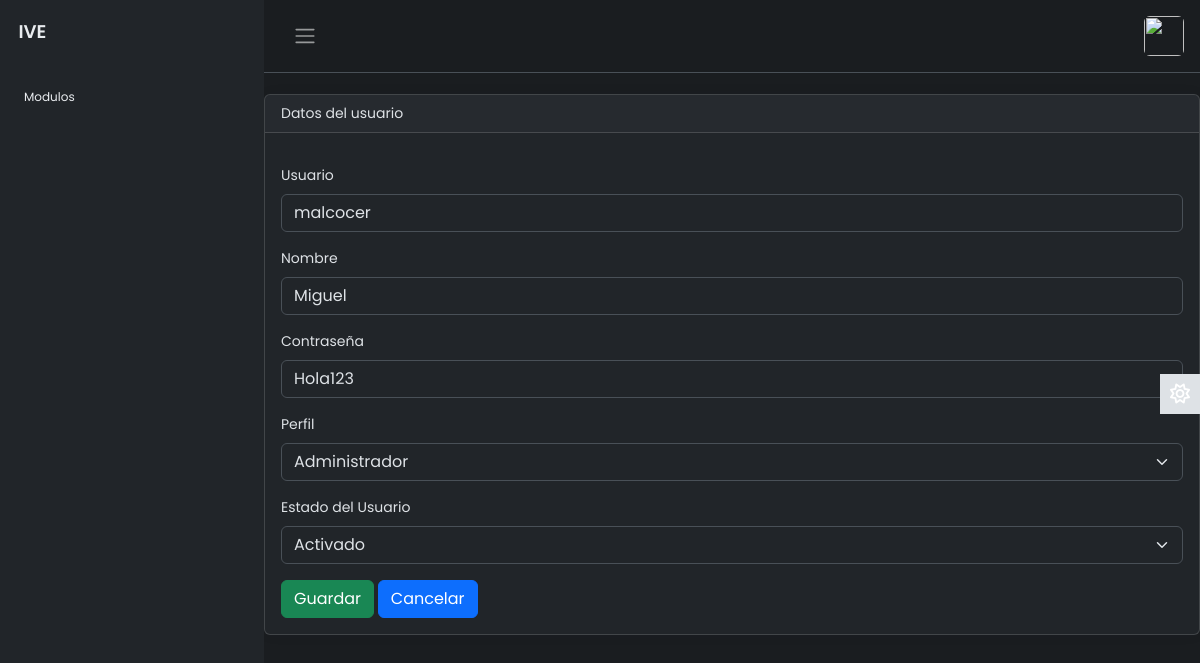
/modulos/usuarios/EditarUsuario.php?txtID=27 (signed in), run on an earlier commit of the app's database.
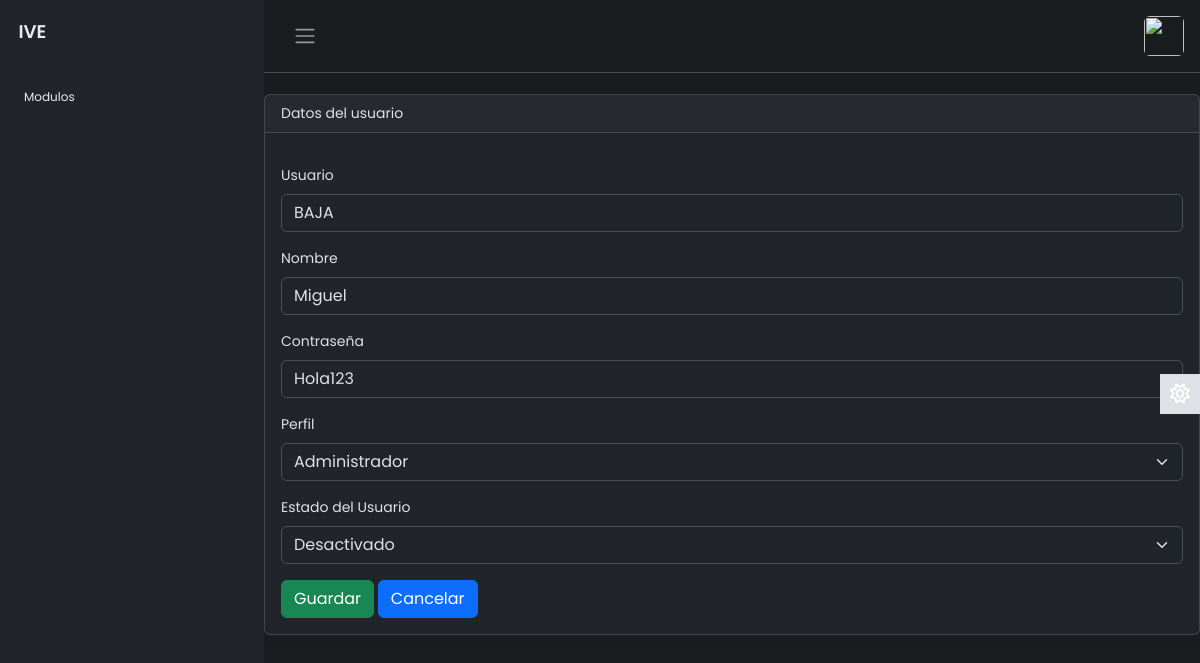
And on a later commit of the database.
### tables this page shows
CREATE TABLE `usuarios` (
  `idusuario` int(11) NOT NULL,
  `usuario` varchar(30) NOT NULL,
  `password` varchar(30) NOT NULL,
  `nombre` varchar(100) NOT NULL,
  `lactivo` int(11) NOT NULL,
  `idPerfil` int(11) DEFAULT NULL
);

### modulos/usuarios/EditarUsuario.php (the view, shortened to what this page needs)
<?php
require("../../config/dbcontext.php");
if (isset($_GET['txtID'])) {
    $txtID = (isset($_GET['txtID'])) ? $_GET['txtID'] : "";
    $query = $link->prepare("SELECT * FROM usuarios where IDUsuario = ?");
    $query->bind_param("s", $txtID);
    $query->execute();
    $result = $query->get_result();
    if ($registro = $result->fetch_assoc()) {
        $usuario = $registro["usuario"];
        $nombre = $registro["nombre"];
        $password = $registro["password"];
    } else {
        echo ("NO SE ENCONTRARON REGISTROS");
    }
}
?>
<?php include("../../layout/top.php") ?>
<br>
<div class="card">
    <div class="card-header">
        Datos del usuario
    </div>
    <div class="card-body">
        <form action="" method="post" id="formEditarUsuario">
            <div class="mb-3">
                <label for="usuario" class="form-label">Usuario</label>
                <input type="text" value="<?php echo $usuario; ?>" class="form-control" name="usuario" id="usuario" aria-describedby="helpId" placeholder="Primera palabra y apellido completo">
            </div>
            <div class="mb-3">
                <label for="nombre" class="form-label">Nombre</label>
                <input type="text" value="<?php echo $nombre; ?>" class="form-control" name="nombre" id="nombre" aria-describedby="helpId" placeholder="Nombre">
            </div>
            <div class="mb-3">
                <label for="password" class="form-label">Contraseña</label>
                <input type="text" value="<?php echo  $password; ?>" class="form-control" name="password" id="password" aria-describedby="helpId" placeholder="Contraseña">
            </div>
            <?php include("SelectPerfiles.php") ?>
            <div class="mb-3">
                <label for="status" class="form-label">Estado del Usuario</label>
                <select aria-valuemax="" class="form-select form-select" name="status" id="status">
                    <option value="1" <?php echo ($registro["lactivo"] == 1) ? 'selected' : ''; ?>>Activado</option>
                    <option value="0" <?php echo ($registro["lactivo"] == 0) ? 'selected' : ''; ?>>Desactivado</option>
                </select>
            </div>
            <button type="submit" class="btn btn-success">Guardar</button>
            <a name="" id="" class="btn btn-primary" href="index.php" role="button">Cancelar</a>
        </form>
    </div>
</div>
<?php include("../../layout/foot.php"); ?>

What changed in the data, as far as the page shows it:
changed usuarios "Miguel": usuario "malcocer" → "BAJA"; status "Activado" → "Desactivado"
